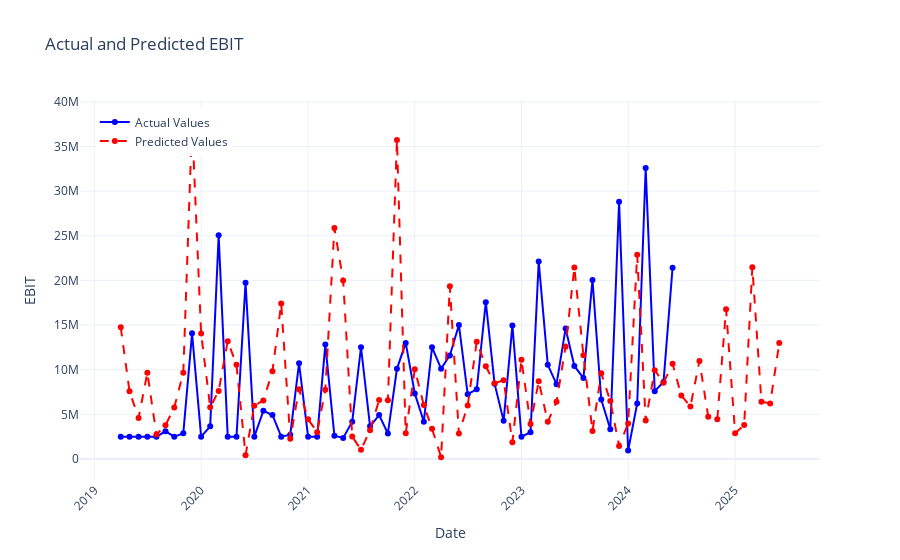

Notebook code cell kept with this figure:
### Code cell
fig = go.Figure()

# Plot Actual Values
fig.add_trace(go.Scatter(
    x=monthly_combined_results_eb['Date'],
    y=monthly_combined_results_eb['Actual'],
    mode='lines+markers',
    name='Actual Values',
    line=dict(color='blue')
))

# Plot Predicted Values 
fig.add_trace(go.Scatter(
    x=monthly_combined_results_eb['Date'],
    y=monthly_combined_results_eb['Predicted'],
    mode='lines+markers',
    name='Predicted Values',
    line=dict(color='red', dash='dash')
))

fig.update_layout(
    title='Actual and Predicted EBIT',
    xaxis_title='Date',
    yaxis_title='EBIT',
    template='plotly_white',
    legend=dict(x=0.02, y=0.98),
    plot_bgcolor='rgba(0, 0, 0, 0)',
    xaxis_tickangle=-45
)

fig.show()
